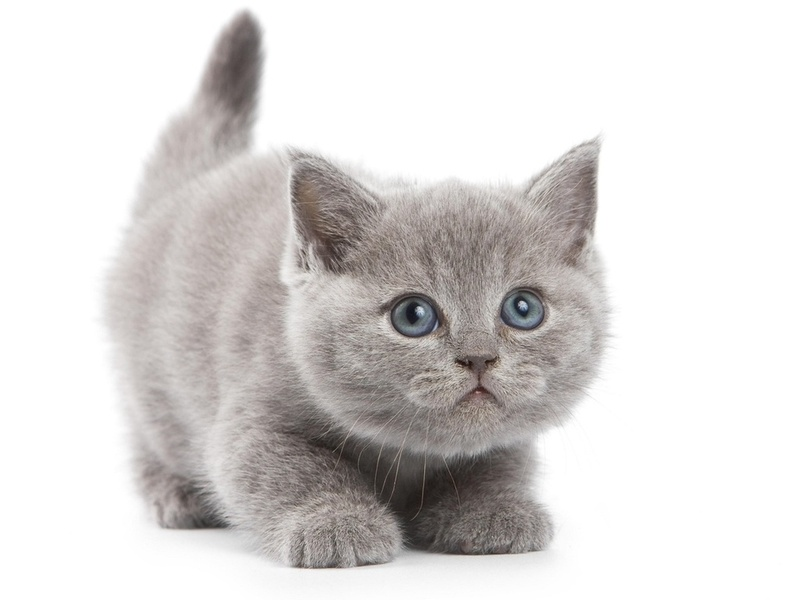
//> input picture Level set segmentation/images/5.jpg, 800 x 600 px
$ ./main   (built with g++ and OpenCV 4)
//> lines starting //> are read from the running program, lines starting //| are printed output that depends on the picture; after the words box and inside, x2 and y2 are one past the last pixel; in counts of white or black regions, pixels touching at a corner belong together
#include <iostream>

#include <opencv2/highgui.hpp>

using namespace cv;
using namespace std;

uint getIntensity(const Mat& img, int x, int y) {
    Vec3b color = img.at<Vec3b>(x, y);
    return (uint)(0.11 * color.val[0] + 0.53 * color.val[1] + 0.36 * color.val[2]);
}

int main(int argc, char** argv) {
    Mat src = imread("../images/5.jpg");
//> src is the input picture: 600 rows x 800 cols, CV_8UC3; mean B, G, R 214.8, 215.9, 218.6
    Mat result = src.clone();
    imshow("src", src);

    uint threshold = getIntensity(src, 0, 0);
//> in getIntensity, `Vec3b color = img.at<Vec3b>(x, y);`: color = [255, 255, 255]
//> threshold = 255
    uint range = 50;

    const clock_t start = clock();

    for (int i = 0; i < result.rows; i++)
        for (int j = 0; j < result.cols; j++) {
            uint intensity = getIntensity(result, i, j);

            //// allocate object
            if ((threshold - range) > intensity || intensity > (threshold + range))
                result.at<Vec3b>(i, j) = Vec3b(0, 0, 255);
        }
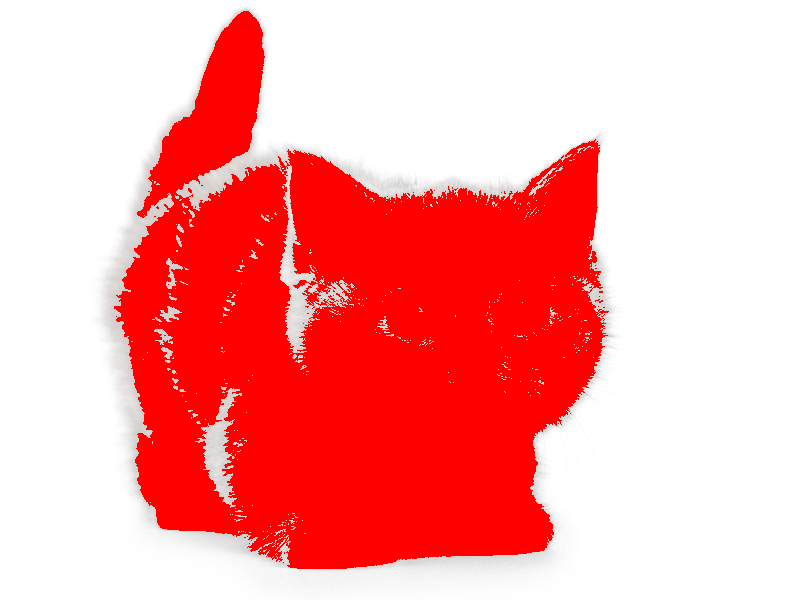
//> result: 600 rows x 800 cols, CV_8UC3; mean B, G, R 164.7, 164.8, 252.8

    imshow("result", result);

    const double stop = static_cast<double>(clock() - start) / CLOCKS_PER_SEC;
    cout << "time - " << stop;

    waitKey(0);
    return 0;
}

$ run again, with Level set segmentation/images/circle.jpg copied over Level set segmentation/images/5.jpg
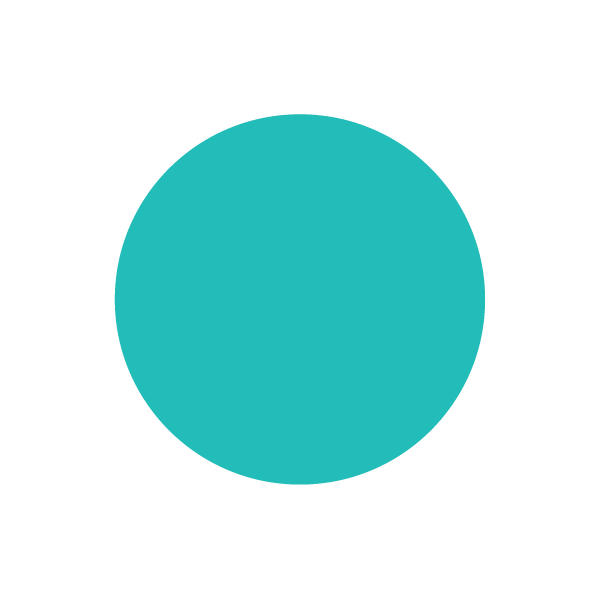
//> input picture Level set segmentation/images/circle.jpg, 600 x 600 px
//> src is the input picture: 600 rows x 600 cols, CV_8UC3; mean B, G, R 234, 235.2, 188.8
//> color = [255, 255, 255]
//> threshold = 255
//> after the loop `for (int i = 0; i < result.rows; i++)`:
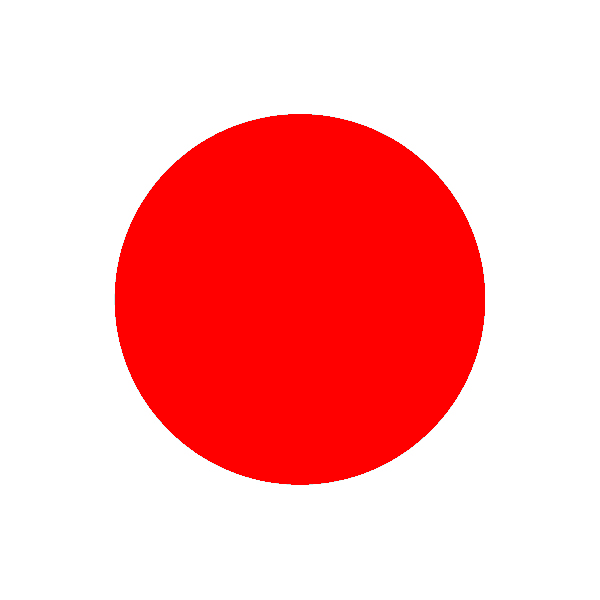
//> result: 600 rows x 600 cols, CV_8UC3; mean B, G, R 178.6, 178.6, 254.9

$ run again, with Level set segmentation/images/ellipse.jpg copied over Level set segmentation/images/5.jpg
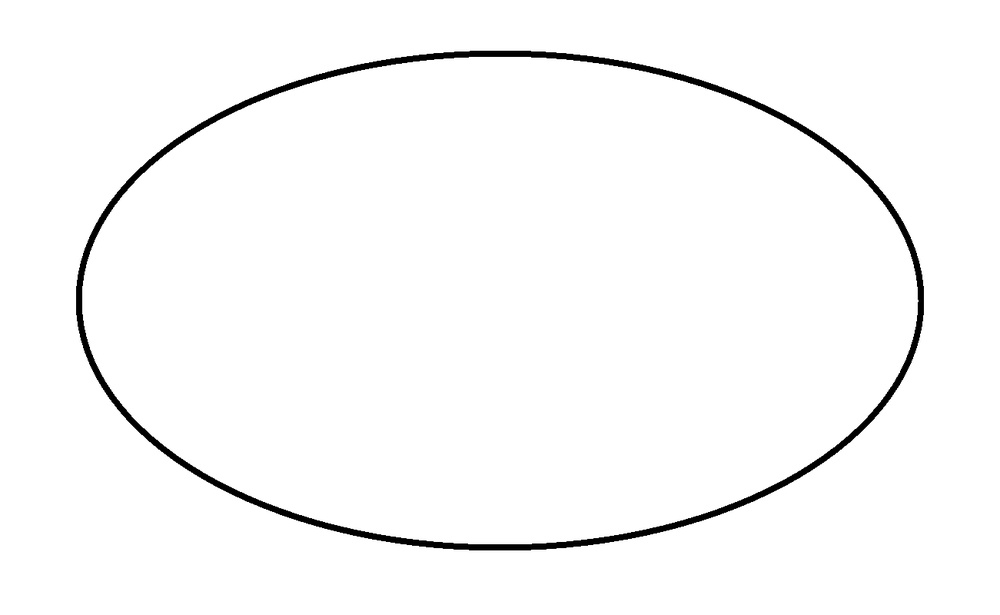
//> input picture Level set segmentation/images/ellipse.jpg, 1000 x 615 px, shrunk from 1301 x 800 before the run
//> src is the input picture: 615 rows x 1000 cols, CV_8UC3; min 0, max 255, mean 249.5
//> color = [255, 255, 255]
//> threshold = 255
//> after the loop `for (int i = 0; i < result.rows; i++)`:
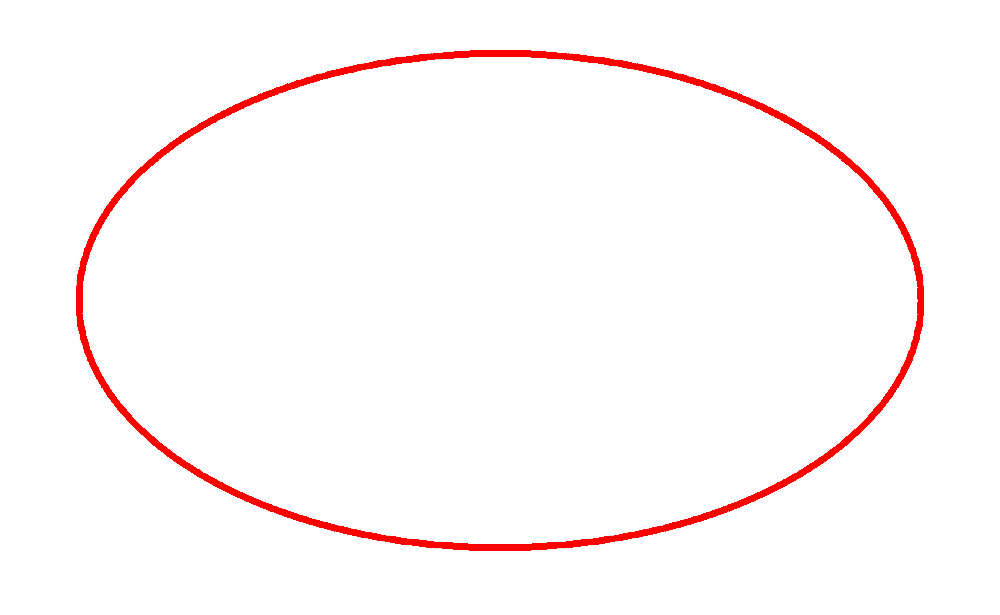
//> result: 615 rows x 1000 cols, CV_8UC3; 2.34% of pixels changed, all inside (x1, y1, x2, y2) = (76, 50, 924, 551)
